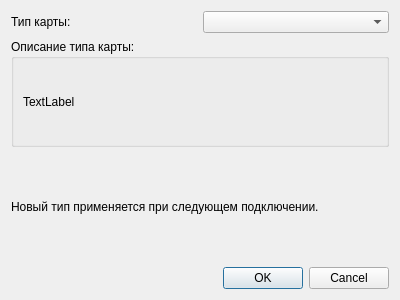
<?xml version="1.0" encoding="UTF-8"?>
<ui version="4.0">
 <class>SnmpCardTypeWindow</class>
 <widget class="QDialog" name="SnmpCardTypeWindow">
  <property name="geometry">
   <rect>
    <x>0</x>
    <y>0</y>
    <width>400</width>
    <height>300</height>
   </rect>
  </property>
  <property name="windowTitle">
   <string>Тип карты SNMP</string>
  </property>
  <layout class="QVBoxLayout" name="verticalLayout">
   <item>
    <layout class="QHBoxLayout" name="horizontalLayout">
     <item>
      <widget class="QLabel" name="label">
       <property name="text">
        <string>Тип карты:</string>
       </property>
      </widget>
     </item>
     <item>
      <widget class="QComboBox" name="cardTypeCombo"/>
     </item>
    </layout>
   </item>
   <item>
    <widget class="QGroupBox" name="groupBox">
     <property name="title">
      <string>Описание типа карты:</string>
     </property>
     <layout class="QHBoxLayout" name="horizontalLayout_2">
      <item>
       <widget class="QLabel" name="descriptionLabel">
        <property name="text">
         <string>TextLabel</string>
        </property>
        <property name="wordWrap">
         <bool>true</bool>
        </property>
       </widget>
      </item>
     </layout>
    </widget>
   </item>
   <item>
    <widget class="QLabel" name="label_2">
     <property name="text">
      <string>Новый тип применяется при следующем подключении.</string>
     </property>
    </widget>
   </item>
   <item>
    <widget class="QDialogButtonBox" name="buttonBox">
     <property name="orientation">
      <enum>Qt::Orientation::Horizontal</enum>
     </property>
     <property name="standardButtons">
      <set>QDialogButtonBox::StandardButton::Cancel|QDialogButtonBox::StandardButton::Ok</set>
     </property>
    </widget>
   </item>
  </layout>
 </widget>
 <resources/>
 <connections>
  <connection>
   <sender>buttonBox</sender>
   <signal>accepted()</signal>
   <receiver>SnmpCardTypeWindow</receiver>
   <slot>accept()</slot>
   <hints>
    <hint type="sourcelabel">
     <x>248</x>
     <y>254</y>
    </hint>
    <hint type="destinationlabel">
     <x>157</x>
     <y>274</y>
    </hint>
   </hints>
  </connection>
  <connection>
   <sender>buttonBox</sender>
   <signal>rejected()</signal>
   <receiver>SnmpCardTypeWindow</receiver>
   <slot>reject()</slot>
   <hints>
    <hint type="sourcelabel">
     <x>316</x>
     <y>260</y>
    </hint>
    <hint type="destinationlabel">
     <x>286</x>
     <y>274</y>
    </hint>
   </hints>
  </connection>
 </connections>
</ui>
